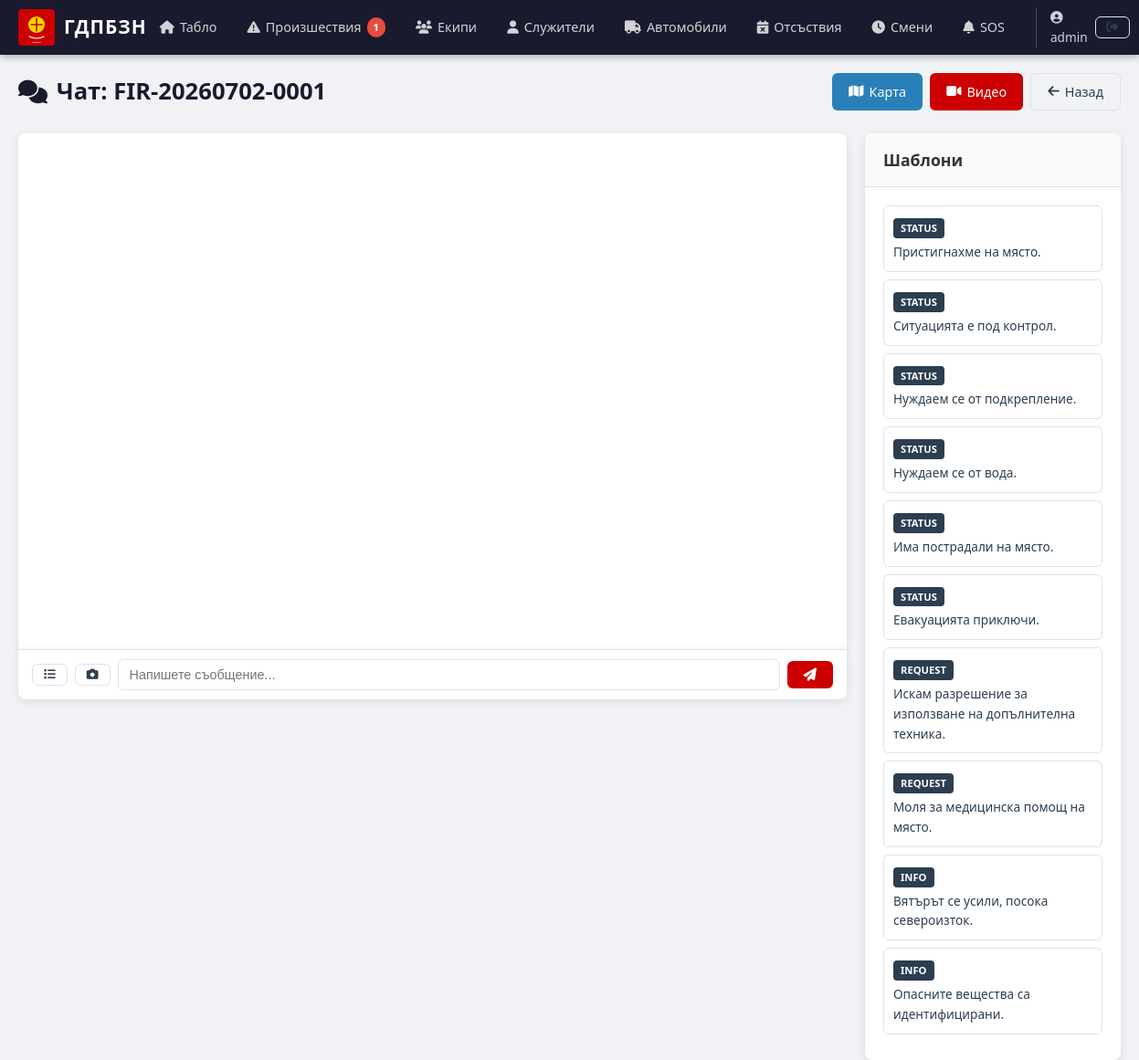
/incidents/1/chat (signed in), run on the app's committed database.
### models.py (models this page shows, shortened)
class User(UserMixin, db.Model):
    __tablename__ = 'users'
    id = db.Column(db.Integer, primary_key=True)
    username = db.Column(db.String(64), unique=True, nullable=False)
    email = db.Column(db.String(120), unique=True, nullable=False)
    password_hash = db.Column(db.String(256), nullable=False)
    role = db.Column(db.String(20), default='user')
    created_at = db.Column(db.DateTime, default=datetime.utcnow)
    employee = db.relationship('Employee', backref='user', uselist=False)

class Incident(db.Model):
    __tablename__ = 'incidents'
    id = db.Column(db.Integer, primary_key=True)
    code = db.Column(db.String(20), unique=True, nullable=False)
    incident_type = db.Column(db.String(50), nullable=False)
    status = db.Column(db.String(20), default='reported')
    priority = db.Column(db.String(10), default='normal')
    address = db.Column(db.String(255), nullable=False)
    city = db.Column(db.String(100), nullable=False)
    latitude = db.Column(db.Float, nullable=True)
    longitude = db.Column(db.Float, nullable=True)
    description = db.Column(db.Text, nullable=True)
    source = db.Column(db.String(50), default='112')
    team_id = db.Column(db.Integer, db.ForeignKey('teams.id'), nullable=True)
    reported_by = db.Column(db.Integer, db.ForeignKey('users.id'), nullable=True)
    started_at = db.Column(db.DateTime, default=datetime.utcnow)
    resolved_at = db.Column(db.DateTime, nullable=True)
    created_at = db.Column(db.DateTime, default=datetime.utcnow)
    tasks = db.relationship('Task', backref='incident', lazy=True)
    chat_messages = db.relationship('ChatMessage', backref='incident', lazy=True)
    resources = db.relationship('ResourceRequest', backref='incident', lazy=True)
    map_markers = db.relationship('MapMarker', backref='incident', lazy=True)

class ChatTemplate(db.Model):
    __tablename__ = 'chat_templates'
    id = db.Column(db.Integer, primary_key=True)
    category = db.Column(db.String(50), nullable=False)
    content = db.Column(db.Text, nullable=False)
    created_at = db.Column(db.DateTime, default=datetime.utcnow)

### app.py (the view)
@app.route('/incidents/<int:incident_id>/chat')
@login_required
def chat_view(incident_id):
    incident = Incident.query.get_or_404(incident_id)
    messages = ChatMessage.query.filter_by(incident_id=incident_id)\
        .order_by(ChatMessage.created_at.asc()).all()
    templates = ChatTemplate.query.all()
    return render_template('chat/view.html', incident=incident,
                          messages=messages, templates=templates)

### app.py (called while the page is built)
@login_manager.user_loader
def load_user(user_id):
    return User.query.get(int(user_id))

@app.context_processor
def inject_now():
    return {
        'now': datetime.utcnow(),
        'today': date.today(),
        'active_incidents': Incident.query.filter(
            Incident.status.in_(['reported', 'dispatched', 'on_scene', 'in_progress'])
        ).count()
    }

### templates/chat/view.html (shortened to what this page needs)
{% extends "base.html" %}
{% block content %}
<div class="page-header">
    <h1><i class="fas fa-comments"></i> Чат: {{ incident.code }}</h1>
    <div class="header-actions">
        <a href="{{ url_for('incident_map', incident_id=incident.id) }}" class="btn btn-info">
            <i class="fas fa-map"></i> Карта
        </a>
        <a href="{{ url_for('video_call', incident_id=incident.id) }}" class="btn btn-primary">
            <i class="fas fa-video"></i> Видео
        </a>
        <a href="{{ url_for('incident_detail', id=incident.id) }}" class="btn btn-outline">
            <i class="fas fa-arrow-left"></i> Назад
        </a>
    </div>
</div>
<div class="chat-container">
    <div class="chat-main">
        <div class="chat-messages" id="chatMessages">
        </div>
        <div class="chat-input">
            <form id="chatForm" method="POST" enctype="multipart/form-data">
                <div class="chat-input-row">
                    <button type="button" class="btn btn-sm btn-outline" onclick="toggleTemplates()" title="Шаблони">
                        <i class="fas fa-list"></i>
                    </button>
                    <button type="button" class="btn btn-sm btn-outline" onclick="document.getElementById('chatImage').click()" title="Снимка">
                        <i class="fas fa-camera"></i>
                    </button>
                    <input type="text" id="chatContent" name="content" class="form-control" placeholder="Напишете съобщение..." autocomplete="off">
                    <button type="submit" class="btn btn-primary"><i class="fas fa-paper-plane"></i></button>
                </div>
            </form>
        </div>
    </div>
    <div class="chat-sidebar">
        <div class="card">
            <div class="card-header"><h3>Шаблони</h3></div>
            <div class="card-body" id="templateList">
                {% for t in templates %}
                <div class="template-item" onclick="useTemplate('{{ t.content|e }}')">
                    <span class="template-cat">{{ t.category }}</span>
                    <p>{{ t.content }}</p>
                </div>
                {% endfor %}
            </div>
        </div>
    </div>
</div>
{% endblock %}

### templates/base.html (shortened to what this page needs)
<!DOCTYPE html>
<html lang="bg">
<head>
    <link rel="stylesheet" href="{{ url_for('static', filename='css/style.css') }}">
    <link rel="stylesheet" href="https://unpkg.com/leaflet@1.9.4/dist/leaflet.css" />
    <link rel="stylesheet" href="https://cdnjs.cloudflare.com/ajax/libs/font-awesome/6.5.1/css/all.min.css">
</head>
<body>
    {% if current_user.is_authenticated %}
    <nav class="navbar">
        <div class="nav-brand">
            <a href="{{ url_for('dashboard') }}">
                <img src="{{ url_for('static', filename='img/logo.svg') }}" alt="ГДПБЗН" height="40">
                <span class="nav-title">ГДПБЗН</span>
            </a>
        </div>
        <div class="nav-menu">
            <a href="{{ url_for('dashboard') }}" class="nav-link {% if request.endpoint == 'dashboard' %}active{% endif %}">
                <i class="fas fa-home"></i> Табло
            </a>
            <a href="{{ url_for('incident_list') }}" class="nav-link {% if request.endpoint and 'incident' in request.endpoint and request.endpoint != 'incident_create' %}active{% endif %}">
                <i class="fas fa-exclamation-triangle"></i> Произшествия
                {% if active_incidents > 0 %}
                <span class="badge badge-danger">{{ active_incidents }}</span>
                {% endif %}
            </a>
            <a href="{{ url_for('team_list') }}" class="nav-link {% if request.endpoint and 'team' in request.endpoint %}active{% endif %}">
                <i class="fas fa-users"></i> Екипи
            </a>
            <a href="{{ url_for('employee_list') }}" class="nav-link {% if request.endpoint and 'employee' in request.endpoint %}active{% endif %}">
                <i class="fas fa-user"></i> Служители
            </a>
            <a href="{{ url_for('vehicle_list') }}" class="nav-link {% if request.endpoint and 'vehicle' in request.endpoint %}active{% endif %}">
                <i class="fas fa-truck"></i> Автомобили
            </a>
            <a href="{{ url_for('absence_list') }}" class="nav-link {% if request.endpoint and 'absence' in request.endpoint %}active{% endif %}">
                <i class="fas fa-calendar-times"></i> Отсъствия
            </a>
            <a href="{{ url_for('shift_list') }}" class="nav-link {% if request.endpoint and 'shift' in request.endpoint %}active{% endif %}">
                <i class="fas fa-clock"></i> Смени
            </a>
            <a href="{{ url_for('sos_list') }}" class="nav-link sos-link {% if request.endpoint and 'sos' in request.endpoint %}active{% endif %}">
                <i class="fas fa-bell"></i> SOS
            </a>
            <div class="nav-user">
                <span class="user-name"><i class="fas fa-user-circle"></i> {{ current_user.username }}</span>
                <a href="{{ url_for('logout') }}" class="btn btn-sm btn-outline"><i class="fas fa-sign-out-alt"></i></a>
            </div>
        </div>
    </nav>
    {% endif %}
    <main class="container">
        {% block content %}{% endblock %}
    </main>
</body>
</html>

### static/css/style.css (style rules this page uses)
:root { --primary: #cc0000; --primary-dark: #990000; --primary-light: #ff3333; --secondary: #2c3e50; --secondary-light: #34495e; --success: #27ae60; --warning: #f39c12; --danger: #e74c3c; --info: #2980b9; --dark: #1a1a2e; --light: #f8f9fa; --gray: #6c757d; --border: #dee2e6; --shadow: 0 2px 10px rgba(0,0,0,0.1); --radius: 8px; --transition: all 0.3s ease; }
* { margin: 0; padding: 0; box-sizing: border-box; }
body { font-family: 'Segoe UI', system-ui, -apple-system, sans-serif; background: #f0f2f5; color: #333; line-height: 1.6; }
.container { max-width: 1400px; margin: 0 auto; padding: 20px; }
.navbar { background: var(--dark); color: white; padding: 0 20px; display: flex; align-items: center; justify-content: space-between; height: 60px; position: sticky; top: 0; z-index: 1000; box-shadow: 0 2px 8px rgba(0,0,0,0.3); }
.nav-brand a { display: flex; align-items: center; gap: 10px; color: white; text-decoration: none; }
.nav-title { font-size: 1.3rem; font-weight: 700; letter-spacing: 1px; }
.nav-menu { display: flex; align-items: center; gap: 5px; }
.nav-link { color: rgba(255,255,255,0.8); text-decoration: none; padding: 8px 14px; border-radius: 6px; font-size: 0.9rem; transition: var(--transition); display: flex; align-items: center; gap: 6px; }
.nav-link .badge { background: var(--danger); color: white; font-size: 0.7rem; padding: 2px 7px; border-radius: 10px; font-weight: 700; }
.sos-link { animation: sosPulse 2s infinite; }
.nav-user { display: flex; align-items: center; gap: 8px; margin-left: 15px; padding-left: 15px; border-left: 1px solid rgba(255,255,255,0.2); }
.user-name { font-size: 0.85rem; color: rgba(255,255,255,0.8); }
.card { background: white; border-radius: var(--radius); box-shadow: var(--shadow); margin-bottom: 20px; overflow: hidden; }
.card-header { padding: 15px 20px; border-bottom: 1px solid var(--border); display: flex; align-items: center; justify-content: space-between; background: #fafafa; }
.card-header h2, .card-header h3 { font-size: 1.1rem; font-weight: 600; display: flex; align-items: center; gap: 8px; }
.card-body { padding: 20px; }
.page-header { display: flex; align-items: center; justify-content: space-between; margin-bottom: 25px; flex-wrap: wrap; gap: 10px; }
.page-header h1 { font-size: 1.6rem; font-weight: 700; color: var(--dark); display: flex; align-items: center; gap: 10px; }
.header-actions { display: flex; gap: 8px; flex-wrap: wrap; }
.btn { display: inline-flex; align-items: center; gap: 6px; padding: 8px 18px; border: none; border-radius: 6px; font-size: 0.9rem; font-weight: 500; cursor: pointer; text-decoration: none; transition: var(--transition); }
.btn-sm { padding: 5px 12px; font-size: 0.8rem; }
.btn-primary { background: var(--primary); color: white; }
.btn-info { background: var(--info); color: white; }
.btn-outline { background: transparent; color: var(--secondary); border: 1px solid var(--border); }
.form-control { width: 100%; padding: 8px 12px; border: 1px solid var(--border); border-radius: 6px; font-size: 0.9rem; transition: var(--transition); background: white; }
.chat-container { display: flex; gap: 20px; height: calc(100vh - 180px); }
.chat-main { flex: 1; display: flex; flex-direction: column; }
.chat-messages { flex: 1; overflow-y: auto; padding: 15px; background: white; border-radius: var(--radius) var(--radius) 0 0; box-shadow: var(--shadow); display: flex; flex-direction: column; gap: 10px; }
.chat-input { background: white; padding: 10px 15px; border-top: 1px solid var(--border); border-radius: 0 0 var(--radius) var(--radius); box-shadow: var(--shadow); }
.chat-input-row { display: flex; gap: 8px; align-items: center; }
.chat-input-row .form-control { flex: 1; }
.chat-sidebar { width: 280px; flex-shrink: 0; }
.template-item { padding: 10px; border-radius: 6px; cursor: pointer; transition: var(--transition); margin-bottom: 8px; border: 1px solid var(--border); }
.template-cat { display: inline-block; padding: 2px 8px; border-radius: 4px; font-size: 0.7rem; font-weight: 600; text-transform: uppercase; background: var(--secondary); color: white; margin-bottom: 4px; }
.template-item p { font-size: 0.85rem; color: var(--secondary); }

### data on the page
User: username "admin"
Incident: code "FIR-20260702-0001"
ChatTemplate: category "STATUS", content "Пристигнахме на място."
ChatTemplate: category "STATUS", content "Ситуацията е под контрол."
ChatTemplate: category "STATUS", content "Нуждаем се от подкрепление."
ChatTemplate: category "STATUS", content "Нуждаем се от вода."
ChatTemplate: category "STATUS", content "Има пострадали на място."
ChatTemplate: category "STATUS", content "Евакуацията приключи."
ChatTemplate: category "REQUEST", content "Искам разрешение за използване на допълнителна техника."
ChatTemplate: category "REQUEST", content "Моля за медицинска помощ на място."
ChatTemplate: category "INFO", content "Вятърът се усили, посока североизток."
ChatTemplate: category "INFO", content "Опасните вещества са идентифицирани."

### other printed values
{{ active_incidents }} "1"
